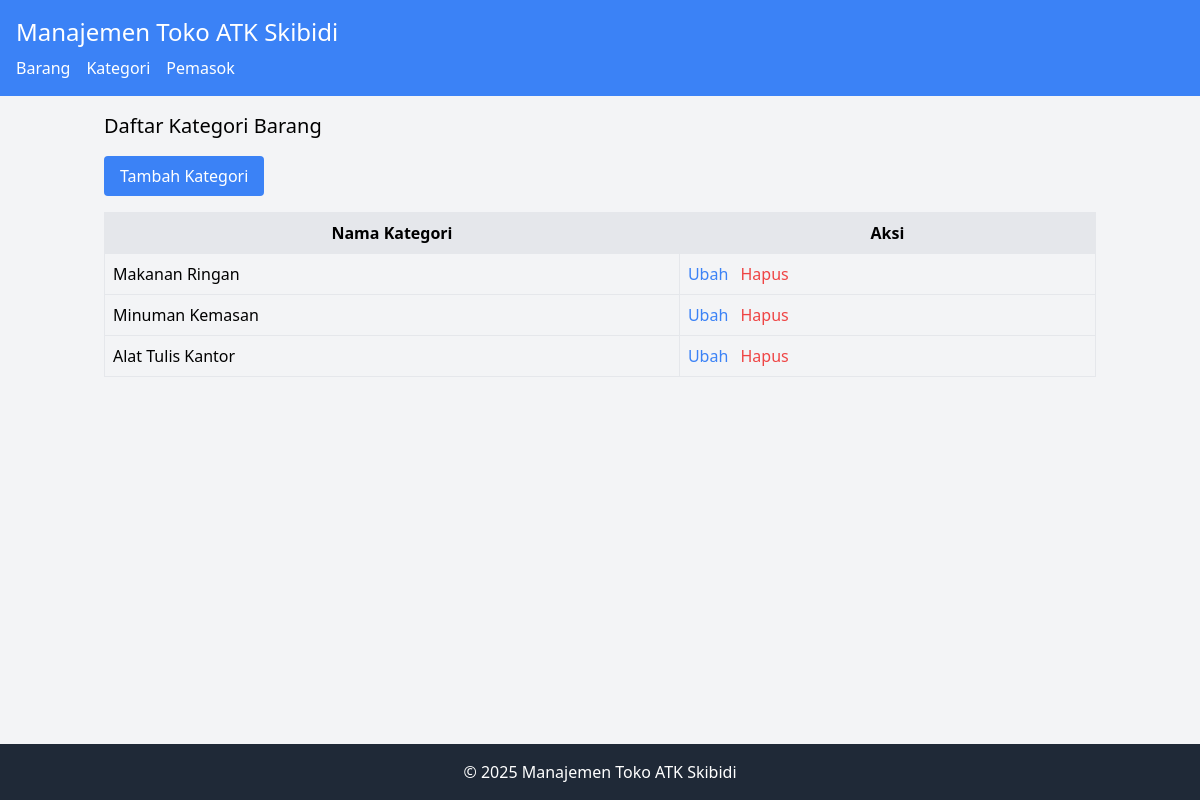
The app's page /index.php?entity=kategoribarang with its own data.
### tables this page shows
CREATE TABLE `kategoribarang` (
  `id` int(11) NOT NULL,
  `nama_kategori` varchar(100) NOT NULL
);

### model/KategoriBarang.php (called while the page is built, shortened)
<?php
require_once 'config/Database.php';
class KategoriBarang {
    private $conn;
    private $table = 'kategoribarang';
    public function __construct() {
        $database = new Database();
        $this->conn = $database->getConnection();
    }
    public function getAll() {
        $query = "SELECT * FROM " . $this->table;
        $stmt = $this->conn->prepare($query);
        $stmt->execute();
        return $stmt->fetchAll(PDO::FETCH_ASSOC);
    }
}
?>

### config/Database.php (called while the page is built, shortened)
<?php
class Database {
    private $host = "localhost";
    private $username = "root";
    private $password = "";
    private $database = "db_toko_atk";
    public function getConnection() {
        $this->conn = null;
        try {
            $this->conn = new PDO("mysql:host=" . $this->host . ";dbname=" . $this->database, $this->username, $this->password);
            $this->conn->setAttribute(PDO::ATTR_ERRMODE, PDO::ERRMODE_EXCEPTION);
        } catch(PDOException $e) {
            echo "Koneksi gagal: " . $e->getMessage();
        }
        return $this->conn;
    }
}
?>

### viewmodel/KategoriBarangViewModel.php (called while the page is built, shortened)
<?php
require_once 'model/KategoriBarang.php';
class KategoriBarangViewModel {
    private $kategoriBarang;
    public function __construct() {
        $this->kategoriBarang = new KategoriBarang();
    }
    public function getKategoriBarangList() {
        return $this->kategoriBarang->getAll();
    }
}
?>

### views/kategoribarang_list.php (the view)
<?php
require_once 'views/template/header.php';
?>
<h2 class="text-xl mb-4">Daftar Kategori Barang</h2>
<a href="index.php?entity=kategoribarang&action=add" class="bg-blue-500 text-white px-4 py-2 rounded mb-4 inline-block">Tambah Kategori</a>
<table class="w-full border">
    <tr class="bg-gray-200">
        <th class="border p-2">Nama Kategori</th>
        <th class="border p-2">Aksi</th>
    </tr>
    <?php foreach ($kategoriBarangList as $kb): ?>
    <tr>
        <td class="border p-2"><?php echo htmlspecialchars($kb['nama_kategori']); ?></td>
        <td class="border p-2">
            <a href="index.php?entity=kategoribarang&action=edit&id=<?php echo $kb['id']; ?>" class="text-blue-500">Ubah</a>
            <a href="index.php?entity=kategoribarang&action=delete&id=<?php echo $kb['id']; ?>" class="text-red-500 ml-2" onclick="return confirm('Apakah Anda yakin ingin menghapus?');">Hapus</a>
        </td>
    </tr>
    <?php endforeach; ?>
</table>
<?php
require_once 'views/template/footer.php';
?>

### views/template/header.php (style rules this page uses)
body { display: flex; flex-direction: column; min-height: 100vh; }

### records on screen
kategoribarang: nama_kategori "Makanan Ringan"
kategoribarang: nama_kategori "Minuman Kemasan"
kategoribarang: nama_kategori "Alat Tulis Kantor"
